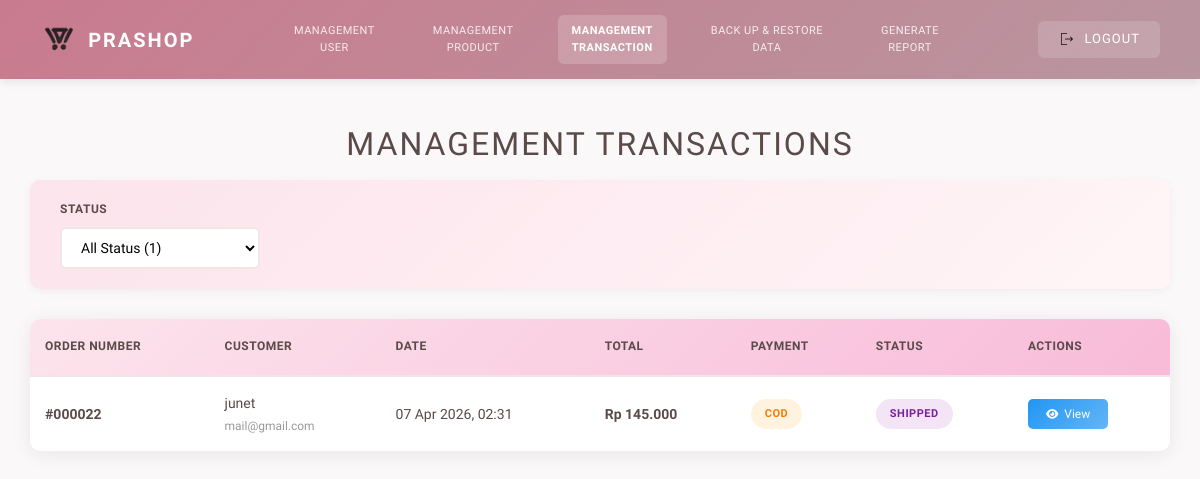
Before: /admin/management_transaction.php (signed in) with the older database file.
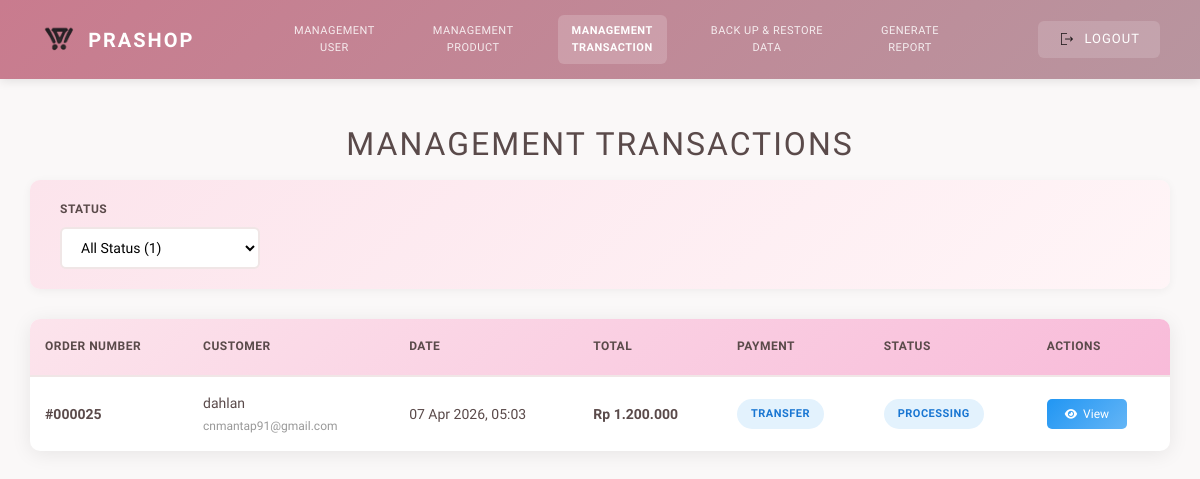
After: the same page with the newer database file.
### tables this page shows
CREATE TABLE `transactions` (
  `id` int(11) NOT NULL AUTO_INCREMENT,
  `user_id` int(11) NOT NULL,
  `customer_name` varchar(100) DEFAULT NULL,
  `phone` varchar(20) DEFAULT NULL,
  `email` varchar(100) DEFAULT NULL,
  `payment_method` enum('cod','transfer') DEFAULT 'cod',
  `address` text DEFAULT NULL,
  `proof_path` varchar(255) DEFAULT NULL,
  `total_amount` int(11) DEFAULT NULL,
  `status` enum('pending','processing','paid','shipped','completed','cancelled') NOT NULL DEFAULT 'pending',
  `created_at` datetime DEFAULT NULL,
  PRIMARY KEY (`id`),
  KEY `user_id` (`user_id`),
  CONSTRAINT `transactions_ibfk_1` FOREIGN KEY (`user_id`) REFERENCES `users` (`id`)
);

### admin/management_transaction.php (the view, shortened to what the changed rows need)
<?php
$host = "localhost";
$db_user = "root";
$db_pass = "";
$db_name = "prashop_db";
$conn = new mysqli($host, $db_user, $db_pass, $db_name);
$transactions = [];
$sql = "SELECT t.*, u.username as user_name
        FROM transactions t
        LEFT JOIN users u ON t.user_id = u.id";
$sql .= " ORDER BY t.created_at DESC";
$result = $conn->query($sql);
if ($result && $result->num_rows > 0) {
    while($row = $result->fetch_assoc()) {
        $transactions[] = $row;
    }
}
?>
<!DOCTYPE html>
<html lang="id">
<head>
    <link rel="stylesheet" href="../style.css">
    <link rel="stylesheet" href="https://cdnjs.cloudflare.com/ajax/libs/font-awesome/6.0.0/css/all.min.css">
</head>
<body class="home-body">
    <main class="content-container">
        <h1 class="page-title">MANAGEMENT TRANSACTIONS</h1>
        <div class="transactions-table-container">
            <table class="transactions-table">
                <thead>
                    <tr>
                        <th>ORDER NUMBER</th>
                        <th>CUSTOMER</th>
                        <th>DATE</th>
                        <th>TOTAL</th>
                        <th>PAYMENT</th>
                        <th>STATUS</th>
                        <th>ACTIONS</th>
                    </tr>
                </thead>
                <tbody>
                    <?php if (empty($transactions)): ?>
                    <tr>
                        <td colspan="7" style="text-align: center; padding: 80px 20px;">
                            <i class="fas fa-receipt" style="font-size: 80px; margin-bottom: 20px; display: block; opacity: 0.3;"></i>
                            <p style="font-size: 18px; margin: 0; color: #999;">No transactions found</p>
                            <p style="font-size: 14px; margin: 10px 0 0; color: #bbb;">Transactions will appear here when customers make purchases</p>
                        </td>
                    </tr>
                    <?php else: ?>
                    <?php foreach ($transactions as $trx): ?>
                    <tr>
                        <td><strong>#<?php echo str_pad($trx['id'], 6, '0', STR_PAD_LEFT); ?></strong></td>
                        <td>
                            <?php echo htmlspecialchars($trx['customer_name']); ?>
                            <br><small style="color: #999; font-size: 12px;">
                                <?php echo htmlspecialchars($trx['email'] ?? '-'); ?>
                            </small>
                        </td>
                        <td><?php echo date('d M Y, H:i', strtotime($trx['created_at'])); ?></td>
                        <td><strong>Rp <?php echo number_format($trx['total_amount'], 0, ',', '.'); ?></strong></td>
                        <td>
                            <span class="payment-badge <?php echo $trx['payment_method']; ?>">
                                <?php echo strtoupper($trx['payment_method']); ?>
                            </span>
                        </td>
                        <td>
                            <span class="status-badge-trx <?php echo $trx['status']; ?>">
                                <?php echo strtoupper($trx['status']); ?>
                            </span>
                        </td>
                        <td>
                            <button class="btn-action-view" onclick='viewTransaction(<?php echo htmlspecialchars(json_encode($trx, JSON_UNESCAPED_SLASHES)); ?>)'>
                                <i class="fas fa-eye"></i> View
                            </button>
                        </td>
                    </tr>
                    <?php endforeach; ?>
                    <?php endif; ?>
                </tbody>
            </table>
        </div>
    </main>
</body>
</html>

Changed rows visible on the page:
removed transactions: id "000022", customer_name "junet", email "mail@gmail.com", created_at "07 Apr 2026, 02:31", total_amount "145.000", payment_method "COD", status "SHIPPED"
added transactions: id "000025", customer_name "dahlan", email "cnmantap91@gmail.com", created_at "07 Apr 2026, 05:03", total_amount "1.200.000", payment_method "TRANSFER", status "PROCESSING"
